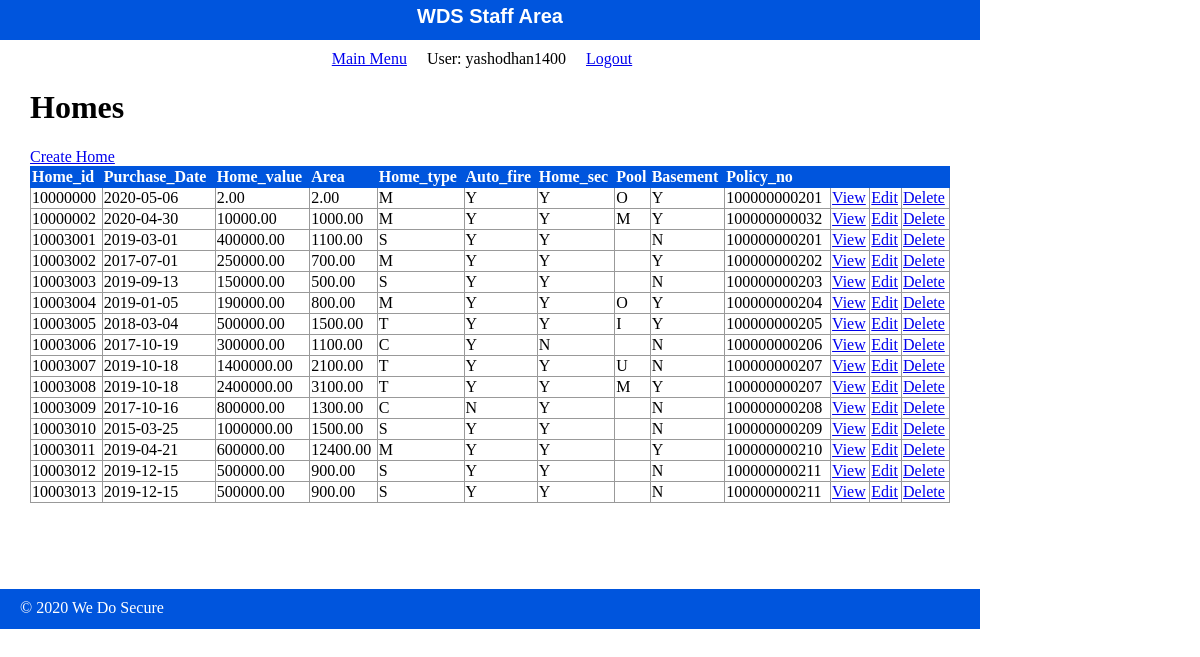
Screenshot of /WDS/public/staff/home/index.php (signed in) with the database file from the repository.
### tables this page shows
CREATE TABLE `home` (
  `Home_id` decimal(8,0) NOT NULL COMMENT 'Unique Id for each home insured',
  `Purchase_Date` date NOT NULL COMMENT 'Day the house was purchased',
  `Home_value` decimal(10,2) NOT NULL COMMENT 'Home purchase value',
  `Area` decimal(7,2) NOT NULL COMMENT 'Area in Sqft',
  `Home_type` varchar(1) NOT NULL COMMENT 'Type of Home',
  `Auto_fire` decimal(1,0) NOT NULL COMMENT 'Auto Fire Notification',
  `Home_sec` decimal(1,0) NOT NULL COMMENT 'Home Security System',
  `Pool` varchar(1) DEFAULT NULL COMMENT 'Swimming Pool',
  `Basement` decimal(1,0) NOT NULL COMMENT 'DOES THE HOUSE HAVE A BASEMENT',
  `Policy_no` decimal(12,0) DEFAULT NULL COMMENT 'Policy Number'
);

### WDS/private/functions.php (called while the page is built, shortened)
<?php
function url_for($script_path) {
  if($script_path[0] != '/') {
    $script_path = "/" . $script_path;
  }
  return WWW_ROOT . $script_path;
}
function u($string=""){
  return urlencode($string);
}
function h($string=""){
  return htmlspecialchars($string);
  }
?>

### WDS/private/query_function.php (called while the page is built, shortened)
<?php
	function find_all($table_name){
		global $db;
		$sql_query = " SELECT * FROM $table_name ";
		$sql_query .= "ORDER BY 1 ;";
		$result = mysqli_query($db, $sql_query);
		return $result;
	}
?>

### WDS/public/staff/home/index.php (the view, shortened to what this page needs)
<?php
$Home_set = find_all("home");
?>
<?php include(SHARED_PATH . '/staff_header.php'); ?>
	<div id="content">
		<div class="Home Listing">
		<h1>Homes</h1>
	<div id="actions">
		<a class="action" href="<?php echo url_for('staff/home/new.php'); ?>">Create Home</a>
	</div>
	<table class="list">
  	  <tr>
        <th>Home_id</th>
        <th>Purchase_Date</th>
        <th>Home_value</th>
  	    <th>Area</th>
  	    <th>Home_type</th>
  	    <th>Auto_fire</th>
  	    <th>Home_sec</th>
  	    <th>Pool</th>
  	    <th>Basement</th>
  	    <th>Policy_no</th>
  	    <th>&nbsp;</th>
        <th>&nbsp;</th>
        <th>&nbsp;</th>
  	  </tr>
  	  <?php while($Home = mysqli_fetch_assoc($Home_set)) { ?>
        <tr>
          <td><?php echo h($Home['Home_id']); ?></td>
          <td><?php echo h($Home['Purchase_Date']); ?></td>
          <td><?php echo h($Home['Home_value']); ?></td>
          <td><?php echo h($Home['Area']); ?></td>
          <td><?php echo h($Home['Home_type']); ?></td>
          <td><?php echo $Home['Auto_fire' ]== 1 ? 'Y' : 'N'; ?></td>
          <td><?php echo $Home['Home_sec'] == 1 ? 'Y' : 'N'; ?></td>
          <td><?php echo h($Home['Pool']); ?></td>
          <td><?php echo $Home['Basement']== 1 ? 'Y' : 'N'; ?></td>
          <td><?php echo h($Home['Policy_no']); ?></td>
          <td><a class="action" href="<?php echo url_for('/staff/home/show.php?id=' . h(u($Home['Home_id']))); ?>">View</a></td>
          <td><a class="action" href="<?php echo url_for('/staff/home/edit.php?id=' . h(u($Home['Home_id']))); ?>">Edit</a></td>
          <td><a class="action" href="<?php echo url_for('/staff/home/delete.php?id=' . h(u($Home['Home_id']))); ?>">Delete</a></td>
    	  </tr>
      <?php } ?>
  	</table>
		</div>
	</div>
<?php include(SHARED_PATH . '/staff_footer.php'); ?>

### WDS/public/stylesheets/staff.css (style rules this page uses)
html { height: 100%; width: 100%; }
body { height: 980px; width: 100%; margin: 0; padding: 0; }
#content { width: 920px; min-height: 500px; padding: 0 30px; }
table { border-collapse: collapse; vertical-align: top; }
table.list { width: 100%; }
table.list tr td { border: 1px solid #999999; }
table.list tr th { border: 1px solid #0055DD; background: #0055DD; color: white; text-align: left; }

### rows the page displays
home: Home_id "10000000", Purchase_Date "2020-05-06", Home_value "2.00", Area "2.00", Home_type "M", Auto_fire "Y", Home_sec "Y", Pool "O", Basement "Y", Policy_no "100000000201"
home: Home_id "10000002", Purchase_Date "2020-04-30", Home_value "10000.00", Area "1000.00", Home_type "M", Auto_fire "Y", Home_sec "Y", Pool "M", Basement "Y", Policy_no "100000000032"
home: Home_id "10003001", Purchase_Date "2019-03-01", Home_value "400000.00", Area "1100.00", Home_type "S", Auto_fire "Y", Home_sec "Y", Basement "N", Policy_no "100000000201"
home: Home_id "10003002", Purchase_Date "2017-07-01", Home_value "250000.00", Area "700.00", Home_type "M", Auto_fire "Y", Home_sec "Y", Basement "Y", Policy_no "100000000202"
home: Home_id "10003003", Purchase_Date "2019-09-13", Home_value "150000.00", Area "500.00", Home_type "S", Auto_fire "Y", Home_sec "Y", Basement "N", Policy_no "100000000203"
home: Home_id "10003004", Purchase_Date "2019-01-05", Home_value "190000.00", Area "800.00", Home_type "M", Auto_fire "Y", Home_sec "Y", Pool "O", Basement "Y", Policy_no "100000000204"
home: Home_id "10003005", Purchase_Date "2018-03-04", Home_value "500000.00", Area "1500.00", Home_type "T", Auto_fire "Y", Home_sec "Y", Pool "I", Basement "Y", Policy_no "100000000205"
home: Home_id "10003006", Purchase_Date "2017-10-19", Home_value "300000.00", Area "1100.00", Home_type "C", Auto_fire "Y", Home_sec "N", Basement "N", Policy_no "100000000206"
home: Home_id "10003007", Purchase_Date "2019-10-18", Home_value "1400000.00", Area "2100.00", Home_type "T", Auto_fire "Y", Home_sec "Y", Pool "U", Basement "N", Policy_no "100000000207"
home: Home_id "10003008", Purchase_Date "2019-10-18", Home_value "2400000.00", Area "3100.00", Home_type "T", Auto_fire "Y", Home_sec "Y", Pool "M", Basement "Y", Policy_no "100000000207"
home: Home_id "10003009", Purchase_Date "2017-10-16", Home_value "800000.00", Area "1300.00", Home_type "C", Auto_fire "N", Home_sec "Y", Basement "N", Policy_no "100000000208"
home: Home_id "10003010", Purchase_Date "2015-03-25", Home_value "1000000.00", Area "1500.00", Home_type "S", Auto_fire "Y", Home_sec "Y", Basement "N", Policy_no "100000000209"
home: Home_id "10003011", Purchase_Date "2019-04-21", Home_value "600000.00", Area "12400.00", Home_type "M", Auto_fire "Y", Home_sec "Y", Basement "Y", Policy_no "100000000210"
home: Home_id "10003012", Purchase_Date "2019-12-15", Home_value "500000.00", Area "900.00", Home_type "S", Auto_fire "Y", Home_sec "Y", Basement "N", Policy_no "100000000211"
home: Home_id "10003013", Purchase_Date "2019-12-15", Home_value "500000.00", Area "900.00", Home_type "S", Auto_fire "Y", Home_sec "Y", Basement "N", Policy_no "100000000211"

### other values shown
$_SESSION['username'] "yashodhan1400"
